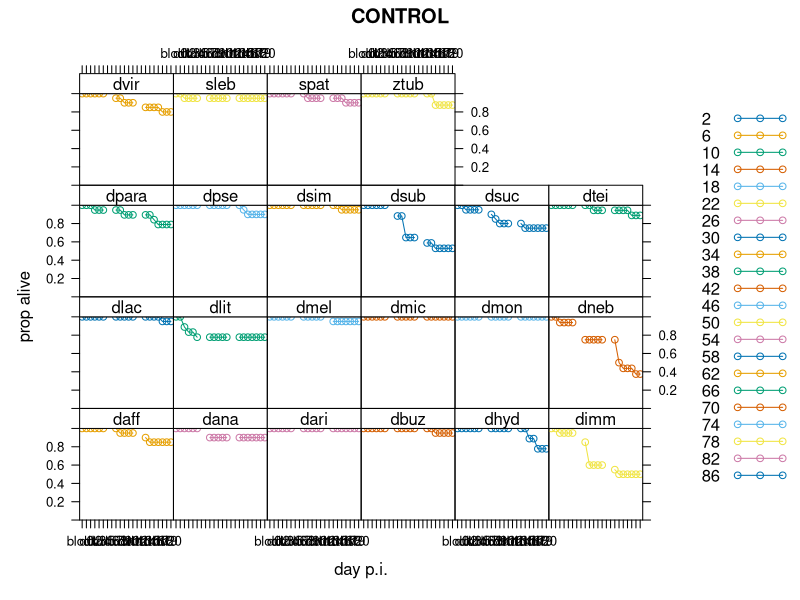
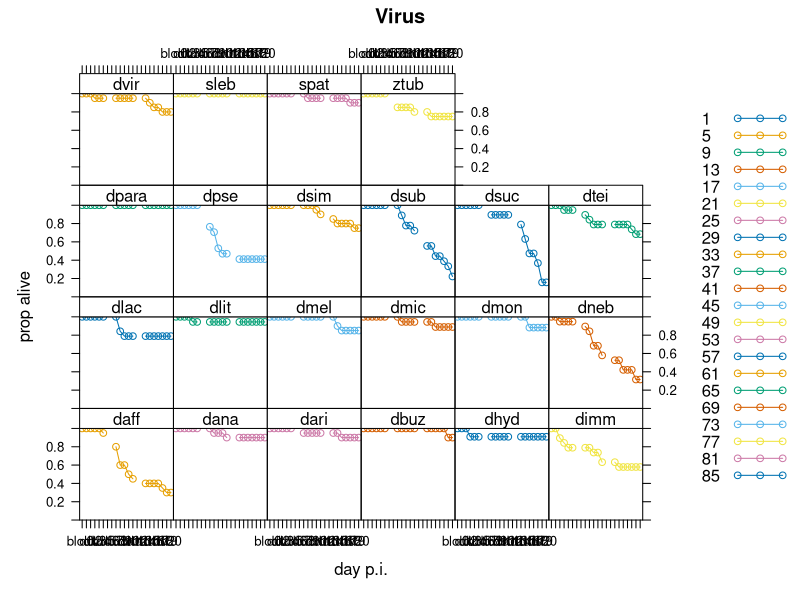
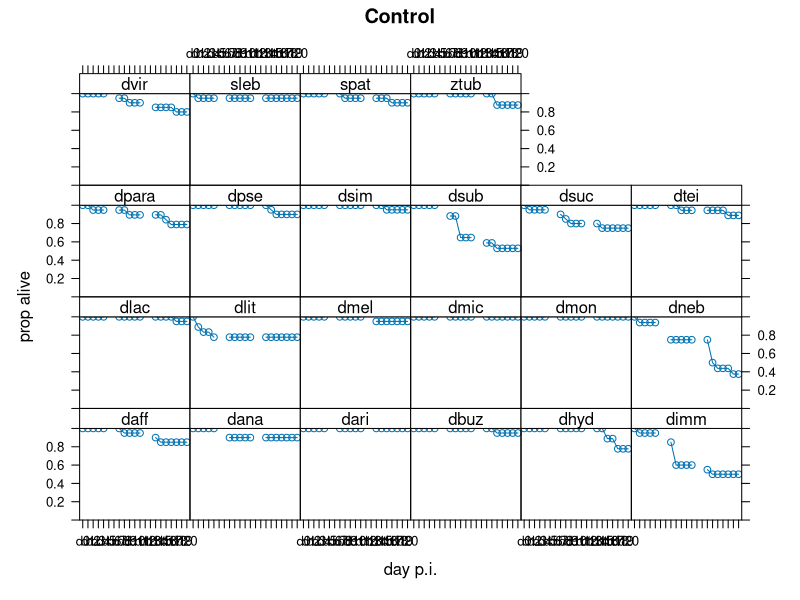
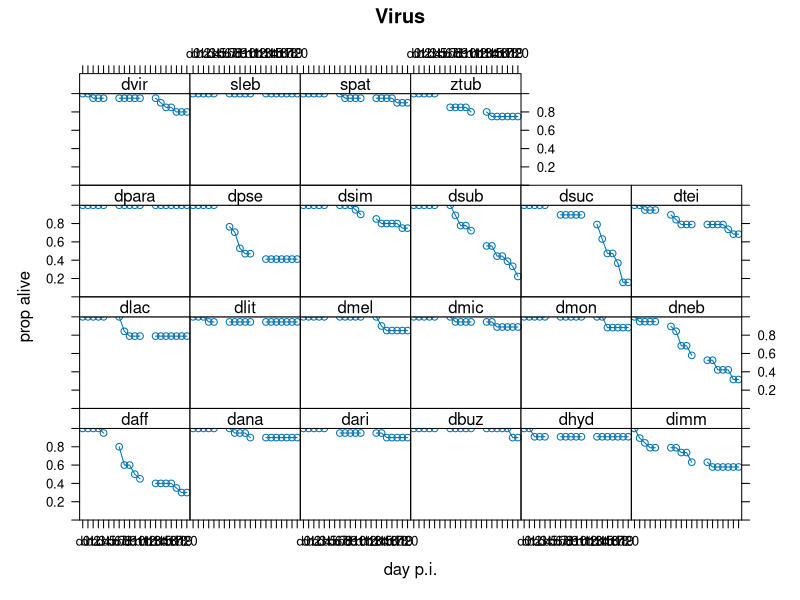
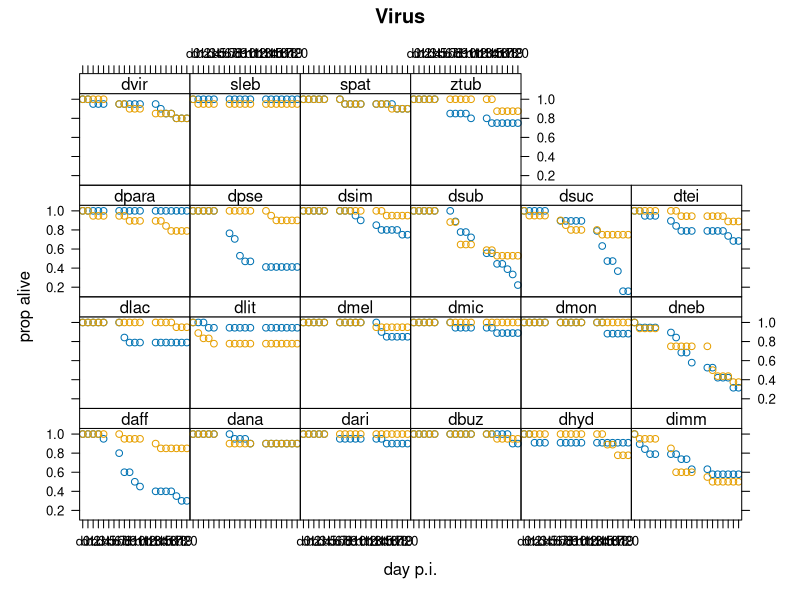
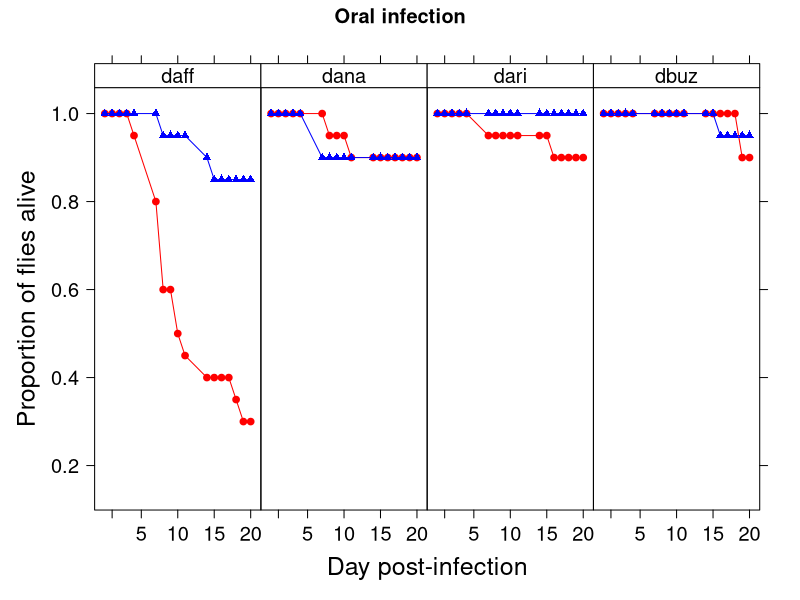
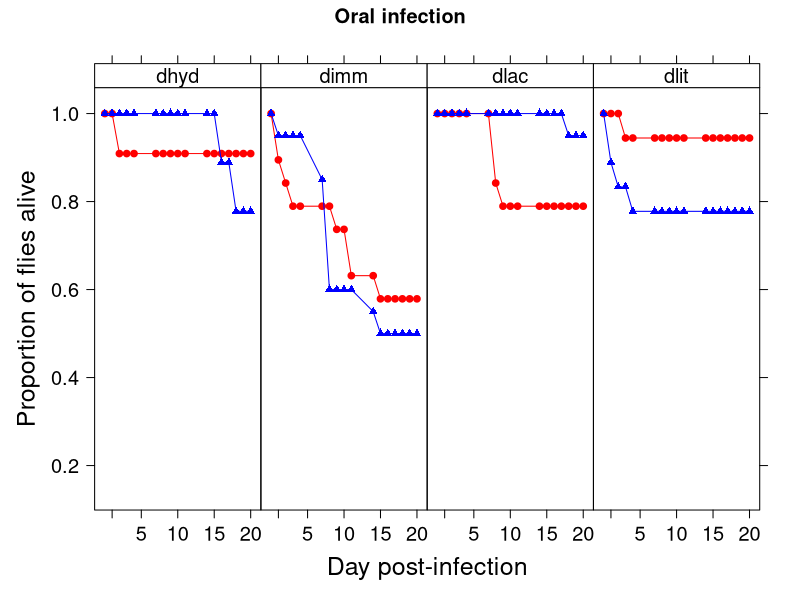
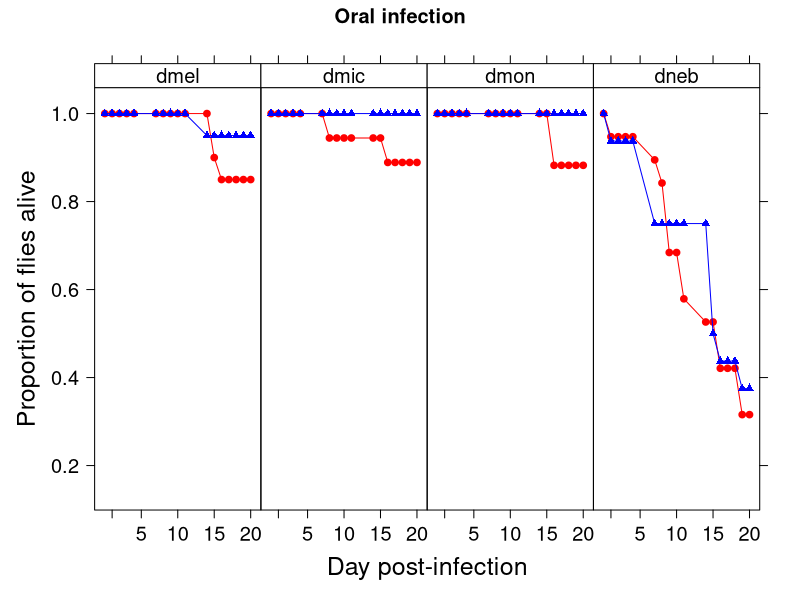

Here is the R script that generated these plots, in order: (Note: this script raises an error after producing the figures.)
setwd("Year 4/Diss/Data Collection")

block1<-read.csv("Block1_Survival.csv",header=T)

?tapply

systemic<-subset(block1, block1$route=='systemic')
oral<-subset(block1, block1$route=='oral')
OC<-subset(block1, block1$treatment=='ringers')
OI<-subset(block1, block1$treatment=='dcv')
SC<-subset(block1, block1$treatment=='ringers')
SI<-subset(block1, block1$treatment=='dcv')

block1
str(block1)

########### CONTROL TREATMENT SUMMARY 
sum(OC$d0, na.rm=T) #801 tota flies in control treatment
mean(OC$d0, na.rm=T) #mean number per vial is 18.20455
min(tapply(OC$d0,OC$species, mean)) #9.5 - find out from stephen what this is coding for
max(tapply(OC$d0,OC$species, mean)) #20.5 - again find out from stephen what this is coding for 

########## INFECTED TREATMENT SUMMARY
sum(OI$d0, na.rm=T) #798 flies in infected treatment
mean(OI$d0, na.rm=T) #mean number per vial is 18.13636
min(tapply(OI$d0,OI$species, mean)) #10.5
max(tapply(OI$d0,OI$species, mean)) #20.5


###################ORAL INFECTIONS#######################################################

######### CALCULATING PROPORTION ALIVE
?dim #provides the dimensions of the dataframe eg. number of rows then columns
dim(oral) #44. 26
head(oral) 
names(oral)

oral_alive<-oral[,6:26]/oral$d0 #calculates for each specified column and row (here no set row but all columns between column 6 and 26) and divides this by the total number of flies in each row
oral_alive

oral_alive<-cbind(oral[,1:5],oral_alive) #adds our first 5 columns from the orginal dataset (block, vial_id, species, treatment and route) back into the dataset of proportion of living flies in oral treatments
head(oral_alive)

########## RESHAPE DATAFRAME
install.packages('reshape')
library(reshape)

melted_oral<-melt(oral_alive,id=c("vial_id","species","treatment", "route")) #seems to get rid of proportion alive?? Ask Stephen/Hongbo
melted_oral
head(melted_oral)

melted_oral$sp<-as.factor(melted_oral$species)
head(melted_oral)
str(melted_oral)
melted_OI<-subset(melted_oral, melted_oral$treatment=="dcv")
melted_OC<-subset(melted_oral, melted_oral$treatment=="ringers")


library(lattice)

########## BETWEEN VIAL VARIATION
xyplot(value~variable|species, data=melted_OC,type="b", groups=vial_id, main="CONTROL", xlab="day p.i.", ylab="prop alive", auto.key=TRUE, strip=strip.custom(bg="white"), ylim=c(0,1), na.remove=T)
xyplot(value~variable|species, data=melted_OI,type="b", groups=vial_id, main="Virus",  xlab="day p.i.", ylab="prop alive", auto.key=TRUE, strip=strip.custom(bg="white"), ylim=c(0,1))


######### PLOTTING THE CONTROL AND INFECTED GROUPS FOR EACH SPECIES
head(oral_alive)
dim(oral_alive)
#want to take the mean of data~species+trt
oral_alive_mean<-aggregate(oral_alive[,c(6:26)],by=list(species=oral_alive$species, treatment=oral_alive$treatment), FUN=mean)
oral_alive_mean

library(lattice)

########## ANOTHER RESHAPE
library(reshape)
mean.prop.alive_melted.oral<-melt(oral_alive_mean, id=c("species","treatment"))
mean.prop.alive_melted.oral


mean.prop.alive_melted.oral$species<-as.factor(mean.prop.alive_melted.oral$species)
head(mean.prop.alive_melted.oral)

OI2<-subset(mean.prop.alive_melted.oral, mean.prop.alive_melted.oral$treatment=="dcv")
OC2<-subset(mean.prop.alive_melted.oral, mean.prop.alive_melted.oral$treatment=="ringers")

### quick check - gaps where NAs 
xyplot(value~variable|species, data=OC2,type="b", main="Control", xlab="day p.i.", ylab="prop alive", strip=strip.custom(bg="white"), ylim=c(0,1))
xyplot(value~variable|species, data=OI2,type="b", main="Virus", xlab="day p.i.", ylab="prop alive", strip=strip.custom(bg="white"), ylim=c(0,1))

### reorder and create a column for each virus and control 

mean.prop.alive_melted.oral<-mean.prop.alive_melted.oral[with(mean.prop.alive_melted.oral, order(mean.prop.alive_melted.oral$species, mean.prop.alive_melted.oral$treatment, mean.prop.alive_melted.oral$variable)),]

OI3<-subset(mean.prop.alive_melted.oral, mean.prop.alive_melted.oral$treatment=="dcv")
OC3<-subset(mean.prop.alive_melted.oral, mean.prop.alive_melted.oral$treatment=="ringers")

both3<-merge(OI3,OC3,by = c("species","variable"))
head(both3)
xyplot((value.x)+(value.y)~variable|factor(species), data=both3,type="p",main="Virus", xlab="day p.i.", ylab="prop alive", strip=strip.custom(bg="white"))



both3<-both3[with(both3, order(variable)), ]
both3


mfrow=c(2,1)
head(both3)

### this gets rid of the "d" from variable col and turns it into numeric ###
both3$variable <- gsub("[A-Za-z]", "",   both3$variable)
both3$variable<-as.numeric(both3$variable)

### note na.omit used to remove NAs, as using day as numeric now bridges gap between points with line ###

xyplot((value.x)+(value.y)~variable|factor(species), data=na.omit(both3),type="b", xlab=list(label="Day post-infection",cex=1.5), ylab=list(label="Proportion of flies alive",cex=1.5), strip=strip.custom(bg="white"), scales=list(x=list(at=(c(1,5,10,15,20)), labels=(c("","5","10","15","20")),cex=1.2), cex=1.2, alternating=1), col=c("red","blue"), par.strip.text=list(cex=1.2), pch=c(19,17), main="Oral infection", layout=c(4,1)) 
  #####in 8 out of 22 oral infections the infected groups survived longer than the control - need to re-assess why this might be 




################################################################################################


###############SYSTEMIC INFECTIONS####################################


######### CALCULATING PROPORTION ALIVE
?dim #provides the dimensions of the dataframe eg. number of rows then columns
dim(systemic) #44. 26
head(systemic) 
names(systemic)

systemic_alive<-systemic[,6:26]/systemic$total_n #calculates for each specified column and row (here no set row but all columns between column 6 and 26) and divides this by the total number of flies in each row
systemic_alive

systemic_alive<-cbind(systemic[,1:5],systemic_alive) #adds our first 5 columns from the orginal dataset (block, vial_id, species, treatment and route) back into the dataset of proportion of living flies in oral treatments
head(systemic_alive)

########## RESHAPE DATAFRAME
install.packages('reshape')
library(reshape)

melted_systemic<-melt(systemic_alive,id=c("vial_id","species","treatment", "route")) #seems to get rid of proportion alive?? Ask Stephen/Hongbo
melted_systemic
head(melted_systemic)

melted_systemic$sp<-as.factor(melted_systemic$species)
head(melted_systemic)
str(melted_systemic)
melted_SI<-subset(melted_systemic, melted_systemic$treatment=="dvc")
melted_SC<-subset(melted_systemic, melted_systemic$treatment=="ringers")


library(lattice)

########## BETWEEN VIAL VARIATION
xyplot(value~variable|species, data=melted_SC,type="b", groups=vial_id, main="CONTROL", xlab="day p.i.", ylab="prop alive", auto.key=TRUE, strip=strip.custom(bg="white"), ylim=c(0,1), na.remove=T)
xyplot(value~variable|species, data=melted_SI,type="b", groups=vial_id, main="Virus",  xlab="day p.i.", ylab="prop alive", auto.key=TRUE, strip=strip.custom(bg="white"), ylim=c(0,1))


######### PLOTTING THE CONTROL AND INFECTED GROUPS FOR EACH SPECIES
head(systemic_alive)
dim(systemic_alive)
#want to take the mean of data~species+trt
systemic_alive_mean<-aggregate(systemic_alive[,c(6:26)],by=list(species=systemic_alive$species, treatment=systemic_alive$treatment), FUN=mean)
systemic_alive_mean

library(lattice)

########## ANOTHER RESHAPE
library(reshape)
mean.prop.alive_melted.systemic<-melt(systemic_alive_mean, id=c("species","treatment"))
mean.prop.alive_melted.systemic


mean.prop.alive_melted.systemic$species<-as.factor(mean.prop.alive_melted.systemic$species)
head(mean.prop.alive_melted.systemic)

SI2<-subset(mean.prop.alive_melted.systemic, mean.prop.alive_melted.systemic$treatment=="dvc")
SC2<-subset(mean.prop.alive_melted.systemic, mean.prop.alive_melted.systemic$treatment=="ringers")

### quick check - gaps where NAs 
xyplot(value~variable|species, data=SC2,type="b", main="Control", xlab="day p.i.", ylab="prop alive", strip=strip.custom(bg="white"), ylim=c(0,1))
xyplot(value~variable|species, data=SI2,type="b", main="Virus", xlab="day p.i.", ylab="prop alive", strip=strip.custom(bg="white"), ylim=c(0,1))

### reorder and create a column for each virus and control 

mean.prop.alive_melted.systemic<-mean.prop.alive_melted.systemic[with(mean.prop.alive_melted.systemic, order(mean.prop.alive_melted.systemic$species, mean.prop.alive_melted.systemic$treatment, mean.prop.alive_melted.systemic$variable)),]

SI3<-subset(mean.prop.alive_melted.systemic, mean.prop.alive_melted.systemic$treatment=="dvc")
SC3<-subset(mean.prop.alive_melted.systemic, mean.prop.alive_melted.systemic$treatment=="ringers")

both3systemic<-merge(SI3,SC3,by = c("species","variable"))
head(both3systemic)
xyplot((value.x)+(value.y)~variable|factor(species), data=both3systemic,type="p",main="Virus", xlab="day p.i.", ylab="prop alive", strip=strip.custom(bg="white"))



both3systemic<-both3systemic[with(both3systemic, order(variable)), ]
both3systemic


mfrow=c(1,1)
head(both3systemic)

### this gets rid of the "d" from variable col and turns it into numeric ###
both3systemic$variable <- gsub("[A-Za-z]", "",   both3systemic$variable)
both3systemic$variable<-as.numeric(both3systemic$variable)

### note na.omit used to remove NAs, as using day as numeric now bridges gap between points with line ###

xyplot((value.x)+(value.y)~variable|factor(species), data=na.omit(both3systemic),type="b", xlab=list(label="Day post-infection",cex=1.5), ylab=list(label="Proportion of flies alive",cex=1.5), strip=strip.custom(bg="white"), scales=list(x=list(at=(c(1,5,10,15,20)), labels=(c("","5","10","15","20")),cex=1.2), cex=1.2, alternating=1), col=c("red","blue"), par.strip.text=list(cex=1.2), pch=c(19,17), main="systemic infection", layout=c(4,1)) 
#####in 8 out of 22 oral infections the infected groups survived longer than the control - need to re-assess why this might be 
